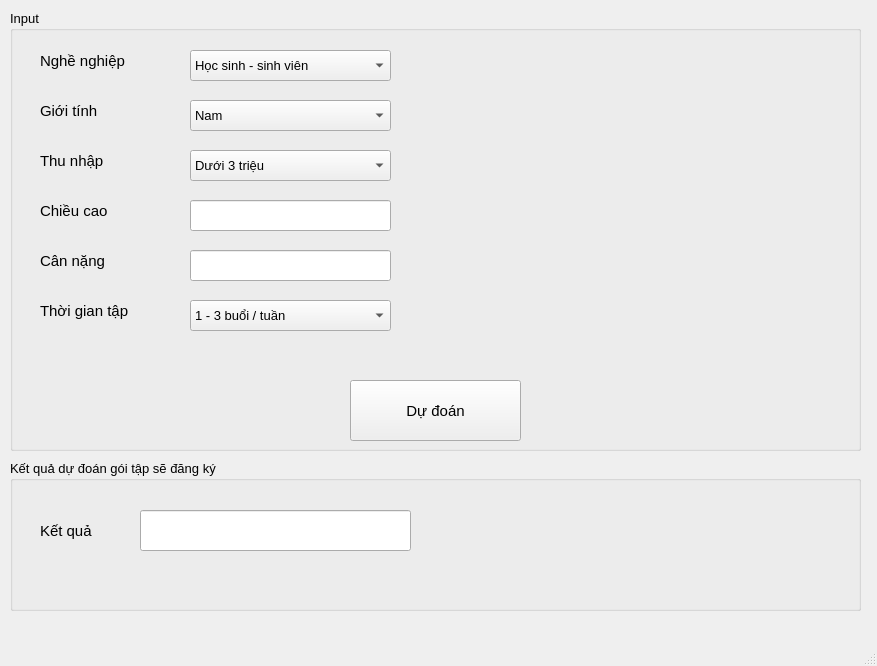
<?xml version="1.0" encoding="UTF-8"?>
<ui version="4.0">
 <class>MainWindow</class>
 <widget class="QMainWindow" name="MainWindow">
  <property name="geometry">
   <rect>
    <x>0</x>
    <y>0</y>
    <width>877</width>
    <height>666</height>
   </rect>
  </property>
  <property name="windowTitle">
   <string>MainWindow</string>
  </property>
  <widget class="QWidget" name="centralwidget">
   <widget class="QGroupBox" name="groupBox">
    <property name="geometry">
     <rect>
      <x>10</x>
      <y>10</y>
      <width>851</width>
      <height>441</height>
     </rect>
    </property>
    <property name="font">
     <font>
      <pointsize>10</pointsize>
     </font>
    </property>
    <property name="title">
     <string>Input</string>
    </property>
    <widget class="QLabel" name="label_3">
     <property name="geometry">
      <rect>
       <x>30</x>
       <y>30</y>
       <width>111</width>
       <height>41</height>
      </rect>
     </property>
     <property name="font">
      <font>
       <pointsize>11</pointsize>
      </font>
     </property>
     <property name="text">
      <string>Nghề nghiệp</string>
     </property>
    </widget>
    <widget class="QLabel" name="label_4">
     <property name="geometry">
      <rect>
       <x>30</x>
       <y>80</y>
       <width>111</width>
       <height>41</height>
      </rect>
     </property>
     <property name="font">
      <font>
       <pointsize>11</pointsize>
      </font>
     </property>
     <property name="text">
      <string>Giới tính</string>
     </property>
    </widget>
    <widget class="QLabel" name="label_5">
     <property name="geometry">
      <rect>
       <x>30</x>
       <y>130</y>
       <width>111</width>
       <height>41</height>
      </rect>
     </property>
     <property name="font">
      <font>
       <pointsize>11</pointsize>
      </font>
     </property>
     <property name="text">
      <string>Thu nhập</string>
     </property>
    </widget>
    <widget class="QLabel" name="label_6">
     <property name="geometry">
      <rect>
       <x>30</x>
       <y>180</y>
       <width>111</width>
       <height>41</height>
      </rect>
     </property>
     <property name="font">
      <font>
       <pointsize>11</pointsize>
      </font>
     </property>
     <property name="text">
      <string>Chiều cao</string>
     </property>
    </widget>
    <widget class="QLabel" name="label_7">
     <property name="geometry">
      <rect>
       <x>30</x>
       <y>230</y>
       <width>111</width>
       <height>41</height>
      </rect>
     </property>
     <property name="font">
      <font>
       <pointsize>11</pointsize>
      </font>
     </property>
     <property name="text">
      <string>Cân nặng</string>
     </property>
    </widget>
    <widget class="QComboBox" name="job">
     <property name="geometry">
      <rect>
       <x>180</x>
       <y>40</y>
       <width>201</width>
       <height>31</height>
      </rect>
     </property>
     <property name="font">
      <font>
       <pointsize>10</pointsize>
      </font>
     </property>
     <item>
      <property name="text">
       <string>Học sinh - sinh viên</string>
      </property>
     </item>
     <item>
      <property name="text">
       <string>Nhân viên văn phòng</string>
      </property>
     </item>
     <item>
      <property name="text">
       <string>Lao động phổ thông</string>
      </property>
     </item>
     <item>
      <property name="text">
       <string>Khác</string>
      </property>
     </item>
    </widget>
    <widget class="QComboBox" name="gender">
     <property name="geometry">
      <rect>
       <x>180</x>
       <y>90</y>
       <width>201</width>
       <height>31</height>
      </rect>
     </property>
     <property name="font">
      <font>
       <pointsize>10</pointsize>
      </font>
     </property>
     <item>
      <property name="text">
       <string>Nam</string>
      </property>
     </item>
     <item>
      <property name="text">
       <string>Nữ</string>
      </property>
     </item>
     <item>
      <property name="text">
       <string>Khác</string>
      </property>
     </item>
    </widget>
    <widget class="QComboBox" name="income">
     <property name="geometry">
      <rect>
       <x>180</x>
       <y>140</y>
       <width>201</width>
       <height>31</height>
      </rect>
     </property>
     <property name="font">
      <font>
       <pointsize>10</pointsize>
      </font>
     </property>
     <item>
      <property name="text">
       <string>Dưới 3 triệu</string>
      </property>
     </item>
     <item>
      <property name="text">
       <string>3 - 5 triệu</string>
      </property>
     </item>
     <item>
      <property name="text">
       <string>5 -10 triệu</string>
      </property>
     </item>
     <item>
      <property name="text">
       <string>10 - 20 triệu</string>
      </property>
     </item>
     <item>
      <property name="text">
       <string>Trên 20 triệu</string>
      </property>
     </item>
    </widget>
    <widget class="QComboBox" name="workout_frequency">
     <property name="geometry">
      <rect>
       <x>180</x>
       <y>290</y>
       <width>201</width>
       <height>31</height>
      </rect>
     </property>
     <property name="font">
      <font>
       <pointsize>10</pointsize>
      </font>
     </property>
     <item>
      <property name="text">
       <string>1 - 3 buổi / tuần</string>
      </property>
     </item>
     <item>
      <property name="text">
       <string>3 - 5 buổi / tuần</string>
      </property>
     </item>
     <item>
      <property name="text">
       <string>Trên 5 buổi / tuần</string>
      </property>
     </item>
    </widget>
    <widget class="QLineEdit" name="weight">
     <property name="geometry">
      <rect>
       <x>180</x>
       <y>240</y>
       <width>201</width>
       <height>31</height>
      </rect>
     </property>
     <property name="font">
      <font>
       <pointsize>10</pointsize>
      </font>
     </property>
     <property name="text">
      <string/>
     </property>
    </widget>
    <widget class="QLineEdit" name="height">
     <property name="geometry">
      <rect>
       <x>180</x>
       <y>190</y>
       <width>201</width>
       <height>31</height>
      </rect>
     </property>
     <property name="font">
      <font>
       <pointsize>10</pointsize>
      </font>
     </property>
     <property name="text">
      <string/>
     </property>
    </widget>
    <widget class="QLabel" name="label_8">
     <property name="geometry">
      <rect>
       <x>30</x>
       <y>280</y>
       <width>111</width>
       <height>41</height>
      </rect>
     </property>
     <property name="font">
      <font>
       <pointsize>11</pointsize>
      </font>
     </property>
     <property name="text">
      <string>Thời gian tập</string>
     </property>
    </widget>
    <widget class="QPushButton" name="submit">
     <property name="geometry">
      <rect>
       <x>340</x>
       <y>370</y>
       <width>171</width>
       <height>61</height>
      </rect>
     </property>
     <property name="font">
      <font>
       <pointsize>11</pointsize>
      </font>
     </property>
     <property name="text">
      <string>Dự đoán</string>
     </property>
    </widget>
   </widget>
   <widget class="QGroupBox" name="groupBox_2">
    <property name="geometry">
     <rect>
      <x>10</x>
      <y>460</y>
      <width>851</width>
      <height>151</height>
     </rect>
    </property>
    <property name="font">
     <font>
      <pointsize>10</pointsize>
     </font>
    </property>
    <property name="title">
     <string>Kết quả dự đoán gói tập sẽ đăng ký</string>
    </property>
    <widget class="QLabel" name="label_9">
     <property name="geometry">
      <rect>
       <x>30</x>
       <y>50</y>
       <width>111</width>
       <height>41</height>
      </rect>
     </property>
     <property name="font">
      <font>
       <pointsize>11</pointsize>
      </font>
     </property>
     <property name="text">
      <string>Kết quả </string>
     </property>
    </widget>
    <widget class="QLineEdit" name="result">
     <property name="geometry">
      <rect>
       <x>130</x>
       <y>50</y>
       <width>271</width>
       <height>41</height>
      </rect>
     </property>
    </widget>
   </widget>
  </widget>
  <widget class="QMenuBar" name="menubar">
   <property name="geometry">
    <rect>
     <x>0</x>
     <y>0</y>
     <width>877</width>
     <height>26</height>
    </rect>
   </property>
  </widget>
  <widget class="QStatusBar" name="statusbar"/>
 </widget>
 <resources/>
 <connections/>
</ui>
